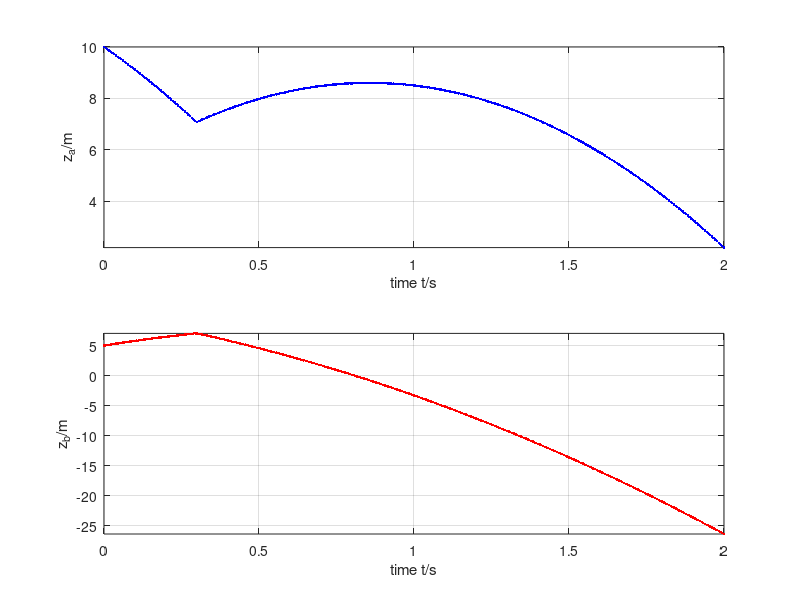

Source code (MATLAB):
%%% Numerical simulation of object motion with gravity
%% Coordinates (t, x, y, z)

%% Constants
ma = 0.06; % kg: mass-energy object a
mb = 0.06; % kg: mass-energy object b
g = 9.8; % N/kg: gravitational acceleration
k = 10; % elastic constant
d = 0.07; % m: distance between centres of objects

%% Initial conditions
t = 0; % s: initial time
ra = [0, 0, 10]; % m: initial position vector a
rb = [0, 0, 5]; % m: initial position vector b
Pa = [0, 0, -0.5]; % N s: initial momentum vector a
Pb = [0, 0, 0.5]; % N s: initial momentum vector b

%% Boundary conditions
Ga = -ma * g * [0, 0, 1]; % N: momentum supply object a
Gb = -mb * g * [0, 0, 1]; % N: momentum supply object b

%% Time-iteration parameters
t1 = 2; % s: final time
dt = 0.00001; % s: time step %@

%% Plotting
dtplot = t1/360; % time interval between plots
tplot = dtplot; % time for next plot
figure
subplot(2, 1, 1); plot(t, ra(3), '.b')
xlim([0, t1])
xlabel('time t/s'); ylabel('z_a/m')
axis('tight'); grid on; hold on
subplot(2, 1, 2); plot(t, rb(3), '.r')
xlim([0, t1])
xlabel('time t/s'); ylabel('z_b/m')
axis('tight'); grid on; hold on %@

%% Numerical time integration
while t < t1
  %% constitutive relations
  va = Pa / ma;
  vb = Pb / mb;
  %% const. relation for Fa
  if norm(ra - rb) > d
    Fa = [0, 0, 0];
  else
    Fa = k * (ra - rb) / norm(ra - rb)^2;
  end
  Fb = -Fa; % principle of symmetry of flux

  %% step forward in time with balance laws
  t = t + dt;
  Pa = Pa + (Fa + Ga) * dt;
  ra = ra + va * dt;
  Pb = Pb + (Fb + Gb) * dt;
  rb = rb + vb * dt; %@

  %% plot
  if t > tplot
    subplot(2, 1, 1); plot(t, ra(3), '.b')
    subplot(2, 1, 2); plot(t, rb(3), '.r')
    pause(0)
    tplot = tplot + dtplot;
  end %@
end
